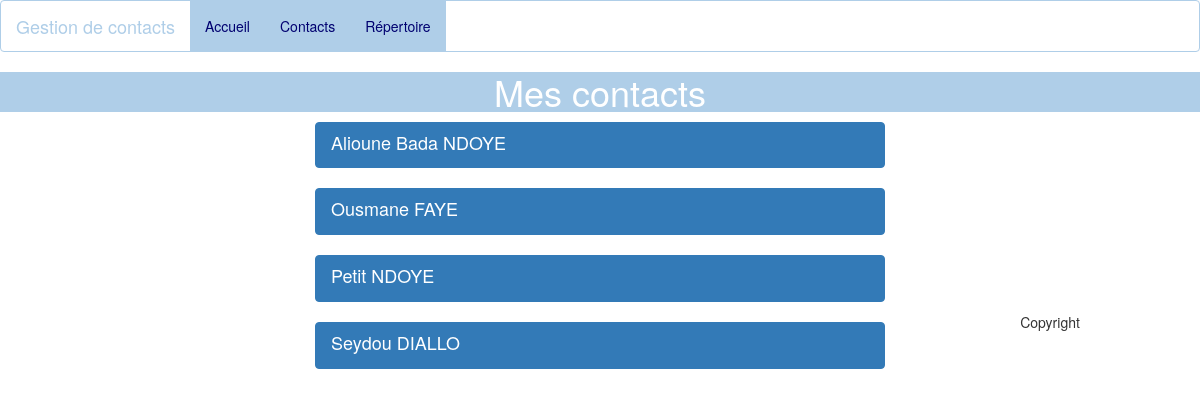
The page /annuaire/contacts on the database as committed earlier.
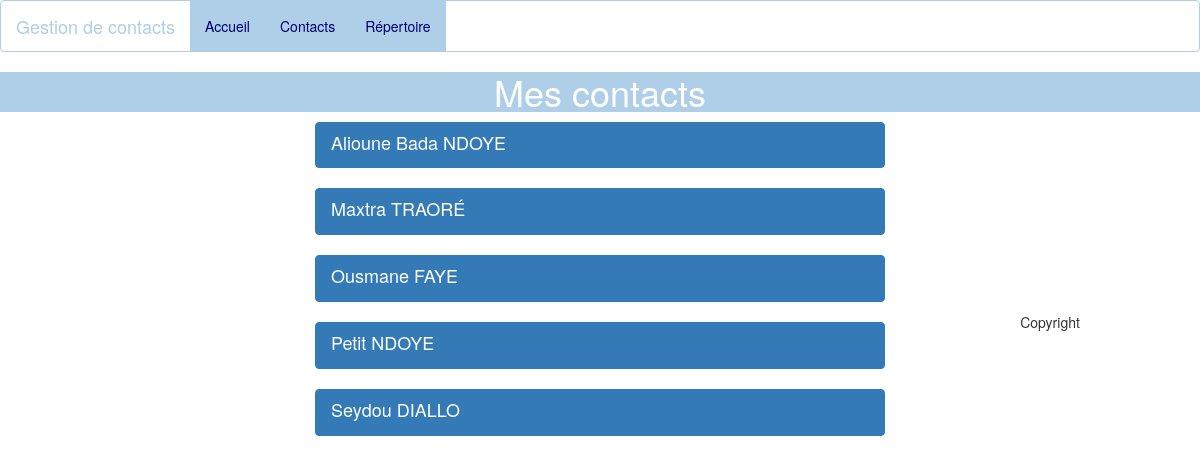
The same page on the database as committed later.
### annuaire/models.py (models this page shows, shortened)
class Contact(models.Model):
    prenom = models.CharField(max_length=30)
    nom = models.CharField(max_length=30)
    numero = models.CharField(max_length=10,default="773012470")
    email = models.EmailField(max_length=20,default="abadaa9518@gmail.com")
    adresse = models.CharField(max_length=20)

### annuaire/views.py (the view)
def listercontact(request):
    list_contacts = Contact.objects.order_by('prenom').all()
    context = {'list_contacts': list_contacts}
    return render(request, 'annuaire/contacts.html', context)

### annuaire/templates/annuaire/contacts.html (shortened to what this page needs)
{% load static %}
<!DOCTYPE html>
<html lang="en">
<head>
    <link rel="stylesheet" type="text/css" href="{% static 'annuaire/bs/bootstrap.min.css' %}">
    <link rel="stylesheet" type="text/css" href="{% static 'annuaire/css/style.css' %}">
</head>
{% include 'annuaire/header.html' %}
<body>
<h1>Mes contacts</h1>
    <div class="col-sm-offset-3 col-sm-6">
        {% for contact in list_contacts %}
        <div class="list-group">
          <a href="{% url 'contacts_details' contact.id %}" class="list-group-item active" id="contact">
            <h4 class="list-group-item-heading">{{ contact.prenom }} {{ contact.nom | upper }}</h4>
          </a>
        </div>
        {% endfor %}
    </div>
</body>
{% include 'annuaire/footer.html' %}
</html>

### annuaire/templates/annuaire/header.html
<nav class="navbar navbar-default ">
        <div class="navbar-header">
            <a class="navbar-brand" href="#">Gestion de contacts</a>
        </div>
    <ul class="nav navbar-nav">
        <li class="active"><a  href="{% url 'contacts' %}">Accueil</a></li>
        <li class="active"><a  href="{% url 'formulaire' %}">Contacts</a></li>
        <li class="active"><a  href="#">Répertoire</a></li>
    </ul>
</nav>

### annuaire/templates/annuaire/footer.html
{% load static %}
<link rel="stylesheet" href="{% static 'annuaire/css/style.css' %}">
<footer>Copyright </footer>

### annuaire/static/annuaire/css/style.css (style rules this page uses)
h1 { color: white; background-color: #AfCEE8; text-align: center; }
footer { margin-top: 200px; text-align: center; }
.navbar-default { background-color: #FFFFFF; border-color: #AfCEE8; }
.navbar-default .navbar-brand, .navbar-default .navbar-text, .navbar-default .navbar-nav > li > a, .navbar-default .navbar-link { color: #AfCEE8; }
.navbar-default .navbar-brand:hover, .navbar-default .navbar-brand:focus, .navbar-default .navbar-nav > li > a:hover, .navbar-default .navbar-nav > li > a:focus, .navbar-default .navbar-link:hover, .navbar-default .navbar-nav > .active > a, .navbar-default .navbar-nav > .active > a:hover, .navbar-default .navbar-nav > .active > a:focus, .navbar-default .navbar-nav > .open > a, .navbar-default .navbar-nav > .open > a:hover, .navbar-default .navbar-nav > .open > a:focus, .navbar-default .navbar-toggle, .navbar-default .navbar-toggle:hover, .navbar-default .navbar-toggle:focus { color: #000070; background-color: #AfCEE8; }

Rows that differ between the two databases and show on the page:
added Contact: prenom "Maxtra", nom "TRAORÉ"
